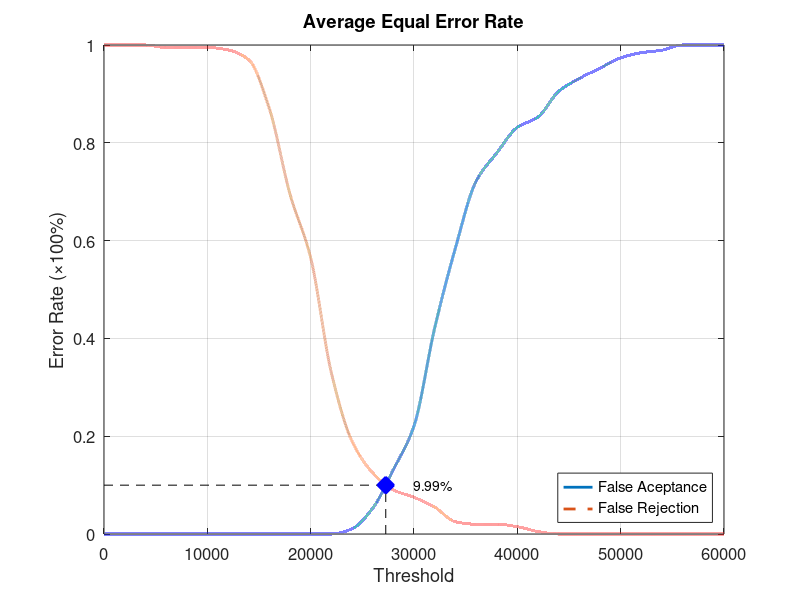
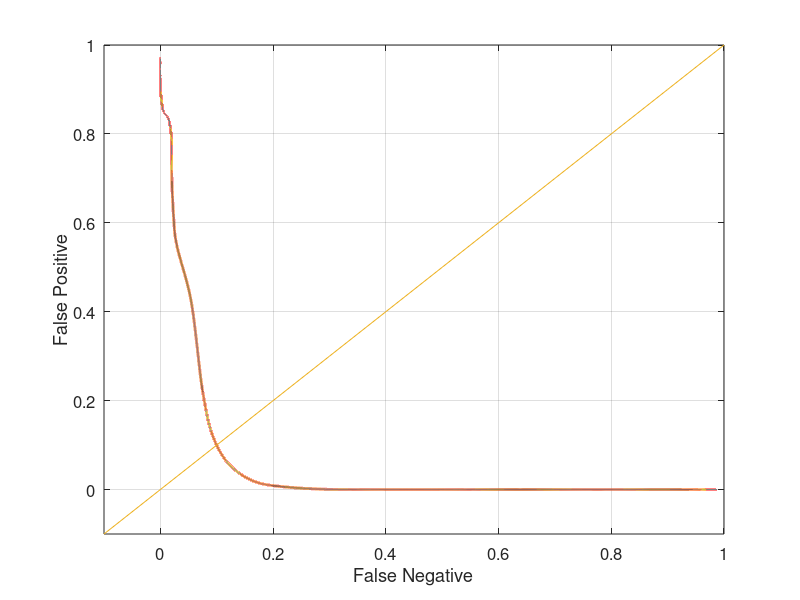

These charts were generated, in order, by the following MATLAB code:
function yEER = Database3_1
close all;
clear;
clc;
x = 0:2000:60000;
xq = 0:0.5:60000;

y0 = [0 0 0 0 0 0 0 0 0 0 0 0 0.0105263 0.0526316 0.131579 0.221053 0.421053 0.584211 0.721053 0.778947 0.831579 0.852632 0.905263 0.931579 0.952632 0.973684 0.984211 0.989474 1 1 1];
yy0 = interp1(x, y0, xq, 'pchip');
y1 = [1 1 1 0.995 0.995 0.995 0.99 0.97 0.87 0.695 0.565 0.33 0.19 0.125 0.09 0.075 0.055 0.025 0.02 0.02 0.015 0.005 0 0 0 0 0 0 0 0 0];
yy1 = interp1(x, y1, xq, 'pchip');

% Calculating EER: 
y2 = abs(y0 - y1);
find(y2 == min(y2))
yy2 = abs(yy0 - yy1);
xEER = find(yy2 == min(yy2));
xEERIndex = xq(xEER) % X-axis EER
yEER = yy0(xEER) % Y-axis EER

main = figure
plot(xq, yy0,'-','LineWidth', 2);	hold on
plot(xq, yy1,'--','LineWidth', 2);	hold on
plot([xEERIndex xEERIndex], [0 yEER], 'k--');	hold on
plot([0 xEERIndex], [yEER yEER], 'k--');	hold on
plot(xEERIndex, yEER, 'bx', 'LineWidth', 10);	hold on
text(xEERIndex + 10 * xEERIndex / 100, yEER, [num2str(round((10000 * yEER)) / 100) '%'])
legend('False Aceptance', 'False Rejection', 'Location', 'SouthEast')
xlabel('Threshold')
ylabel('Error Rate (\times100%)')
title('Average Equal Error Rate')
set(gca, 'FontSize', 12)
axis([0 60000 0 1])
grid on

print(main, 'Database3_1Main', '-dpng');
FNRxFPR = figure('Color', [1 1 1]);
plot(yy1, yy0, '-', yy1, yy0, 'LineWidth', 2);
hold on
y = -0.1:0.1:1
plot(y, y); 
set(gca, 'FontSize', 12)
xlabel('False Negative')
ylabel('False Positive')
axis([-0.1 1 -0.1 1])
set(gca, 'FontSize', 12)
grid on

print(FNRxFPR, 'Database3_1FNRxFPR','-dpng');
end
